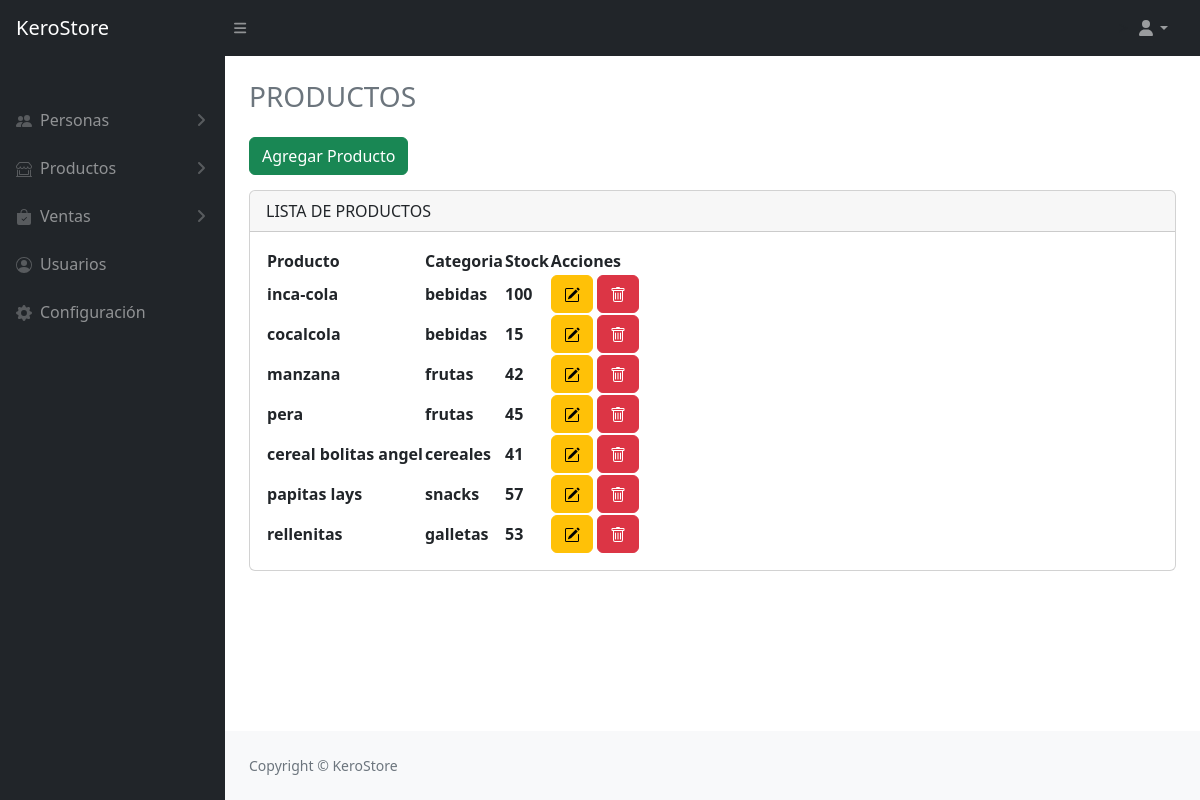
Screenshot of /view/product/mostrar.php (signed in) with the database file from the repository.
### tables this page shows
CREATE TABLE `producto` (
  `id` int(3) NOT NULL,
  `nombre` varchar(200) DEFAULT NULL,
  `stock` varchar(255) DEFAULT NULL,
  `estado` varchar(1) DEFAULT NULL,
  `id_categoria` int(3) DEFAULT NULL
);

CREATE TABLE `categoria` (
  `id` int(3) NOT NULL,
  `codigo` varchar(4) DEFAULT NULL,
  `categoria` varchar(50) DEFAULT NULL,
  `estado` varchar(1) DEFAULT NULL
);

### config/db.php (called while the page is built, shortened)
<?php
    class Database {
        private static $instance = null;
        private $connection;
        private function __construct() {
            $this->connection = new PDO("mysql:host=localhost:3310;dbname=db_prueba", "root", "");
            $this->connection->setAttribute(PDO::ATTR_ERRMODE, PDO::ERRMODE_EXCEPTION);
        }
        public static function getInstance() {
            if (self::$instance == null) {
                self::$instance = new Database();
            }
            return self::$instance;
        }
        public function getConnection() {
            return $this->connection;
        }
    }
?>

### model/productModel.php (called while the page is built, shortened)
<?php
    class productModel{
        private $PDO;
        public function __construct(){
            require_once("c://xampp/htdocs/projectFact/config/db.php");
            $database = Database::getInstance();
            $this->PDO = $database->getConnection();
        }
        public function index(){
            $stament = $this->PDO->prepare("SELECT p.id, p.nombre, c.categoria, p.stock FROM producto p INNER JOIN categoria c ON p.id_categoria=c.id WHERE p.estado=1");
            return($stament->execute()) ? $stament->fetchAll(): false;
        }
    }
?>

### controller/productController.php (called while the page is built, shortened)
<?php
class productController{
    private $model;
    public function __construct(){
        require_once("c://xampp/htdocs/projectFact/model/productModel.php");
        $this->model = new productModel;
    }
    public function index(){
        return($this->model->index()) ? $this->model->index() : false;
    }
}
?>

### view/product/mostrar.php (the view, shortened to what this page needs)
<?php
if (isset($_SESSION['usuario'])) {
    if ($_SESSION['rol'] == 1 || $_SESSION['rol_categorias'] == 1) {
        require_once("c://xampp/htdocs/projectFact/view/head/head.php");
        require_once("c://xampp/htdocs/projectFact/controller/productController.php");
        $obj = new productController();
        $data = $obj->index();
    } else {
        echo '<script>alert("No tienes acceso.")';
    }
}
?>
    <div class="container-fluid px-4">
        <h3 class="mt-4 text-secondary">PRODUCTOS</h3>
        <a href="/projectFact/view/product/create.php" class="btn btn-success" style="margin: 15px 0;">Agregar Producto</a>
        <div class="card mb-4">
            <div class="card-header">
                LISTA DE PRODUCTOS
            </div>
            <div class="card-body">
            <table id="datatablesSimple">
                    <thead>
                        <tr>
                            <th>Producto</th>
                            <th>Categoria</th>
                            <th>Stock</th>
                            <th>Acciones</th>
                        </tr>
                    </thead>
                    <tbody>
                        <?php if($data): ?>
                            <?php foreach($data as $dt): ?>
                                <tr>
                                    <th><?=$dt[1]?></th>
                                    <th><?=$dt[2]?></th>
                                    <th><?=$dt[3]?></th>
                                    <th>
                                        <a href="edit.php?id=<?= $dt[0]?>" class="btn btn-warning" title="Editar">
                                        </a>
                                        <a href="destroy.php?id=<?= $dt[0]?>" class="btn btn-danger" title="Eliminar">
                                        </a>
                                    </th>
                                </tr>
                            <?php endforeach; ?>
                        <?php else: ?>
                            <tr>
                                <td colspan="3">No hay registros</td>
                            </tr>
                        <?php endif; ?>
                    </tbody>
                </table>
            </div>
        </div>
    </div>
<?php
    require_once("c://xampp/htdocs/projectFact/view/head/footer.php");
?>

### rows the page displays
producto: nombre "inca-cola", id_categoria.categoria "bebidas", stock "100"
producto: nombre "cocalcola", id_categoria.categoria "bebidas", stock "15"
producto: nombre "manzana", id_categoria.categoria "frutas", stock "42"
producto: nombre "pera", id_categoria.categoria "frutas", stock "45"
producto: nombre "cereal bolitas angel", id_categoria.categoria "cereales", stock "41"
producto: nombre "papitas lays", id_categoria.categoria "snacks", stock "57"
producto: nombre "rellenitas", id_categoria.categoria "galletas", stock "53"
